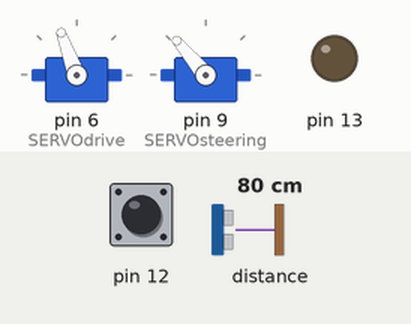
This sketch was run on a simulated Arduino Uno, built with avr-gcc and run on an emulated ATmega328P. Parts: 2 × servo, output pins drawn as LEDs (lit = HIGH). The test bench sets the inputs (shaded band); at power-on: distance to the obstacle 80 cm, pin 12 HIGH. The echo pulse lasts 58.3 µs per cm.

Above: at 1.2 s.
1.3 s: distance to the obstacle set to 2 cm
At 3.2 s:
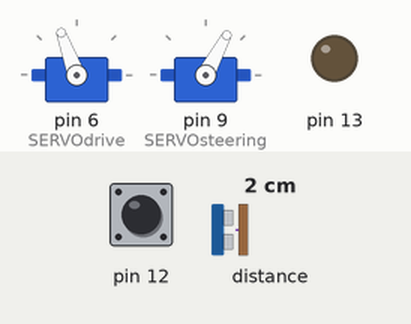
4.3 s: distance to the obstacle set to 9 cm
At 5.6 s:
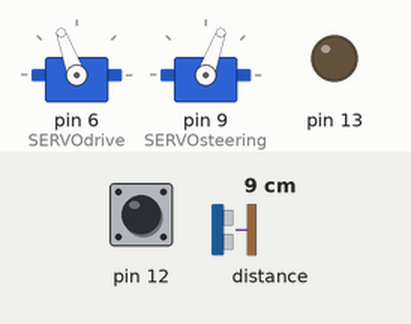
5.9 s: distance to the obstacle set to 120 cm
At 6.8 s:
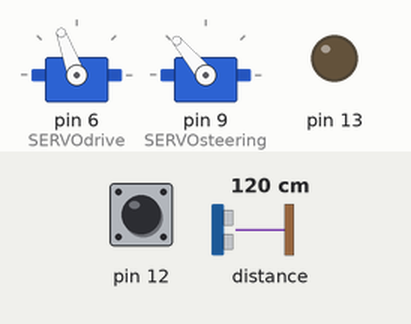
Timing chart, 0 to 8.9 s (numbered marks = the images above; inputs shaded):
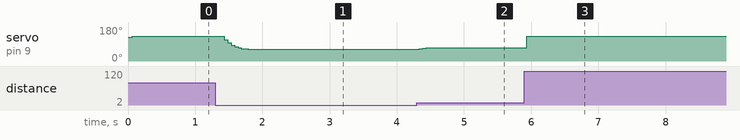

Measured:
- after the input at 1.3 s, servo on pin 9 (SERVOsteering): 130° → 62° after 0.13 s
- after the input at 4.3 s, servo on pin 9 (SERVOsteering): 62° → 70° at once
- after the input at 5.9 s, servo on pin 9 (SERVOsteering): 70° → 130° at once

The sketch:

SEGUIDOR_V1.04.ino
```cpp
#include <HCSR04.h>
HCSR04 hc(2, new int[3]{3, 4, 5}, 3); //initialisation class HCSR04 (trig pin , echo pin, number of sensor)

#include <Servo.h>
Servo SERVOdrive;
Servo SERVOsteering;

int i=0;
int dir=88;
int dist=15;
int avanza=110;

void setup()
{ Serial.begin(9600);
pinMode (12, INPUT);
pinMode (13, OUTPUT);

SERVOdrive.attach(6);  // 180 AVANZA   90 STOP    0 RETROCEDE
SERVOsteering.attach(9);  // 45 DCHA   88 RECTO   135 IZDA
SERVOdrive.write(90);
SERVOsteering.write(dir);

while (digitalRead(12) == LOW) {
    digitalWrite(13, HIGH);
    delay(100);
    digitalWrite(13, LOW);
    delay(100);
  }
 }

void loop()
{
  SERVOdrive.write(avanza);


  float lecturaActual = hc.dist(2);

  if (lecturaActual > 0 && lecturaActual < 200) {
      dist = (dist * 0.7) + (lecturaActual * 0.3);
  }

  int error = dist - 15;

  // Si el error es menor a 1 cm, no corregimos (mantiene dir=88)
  if (abs(error) <= 1) {
    dir = 88;
  } else {
    dir = 88 + (2 * error);
  }

  dir = constrain(dir, 50, 130);

  SERVOsteering.write(dir);

  delay(50);
}
```
